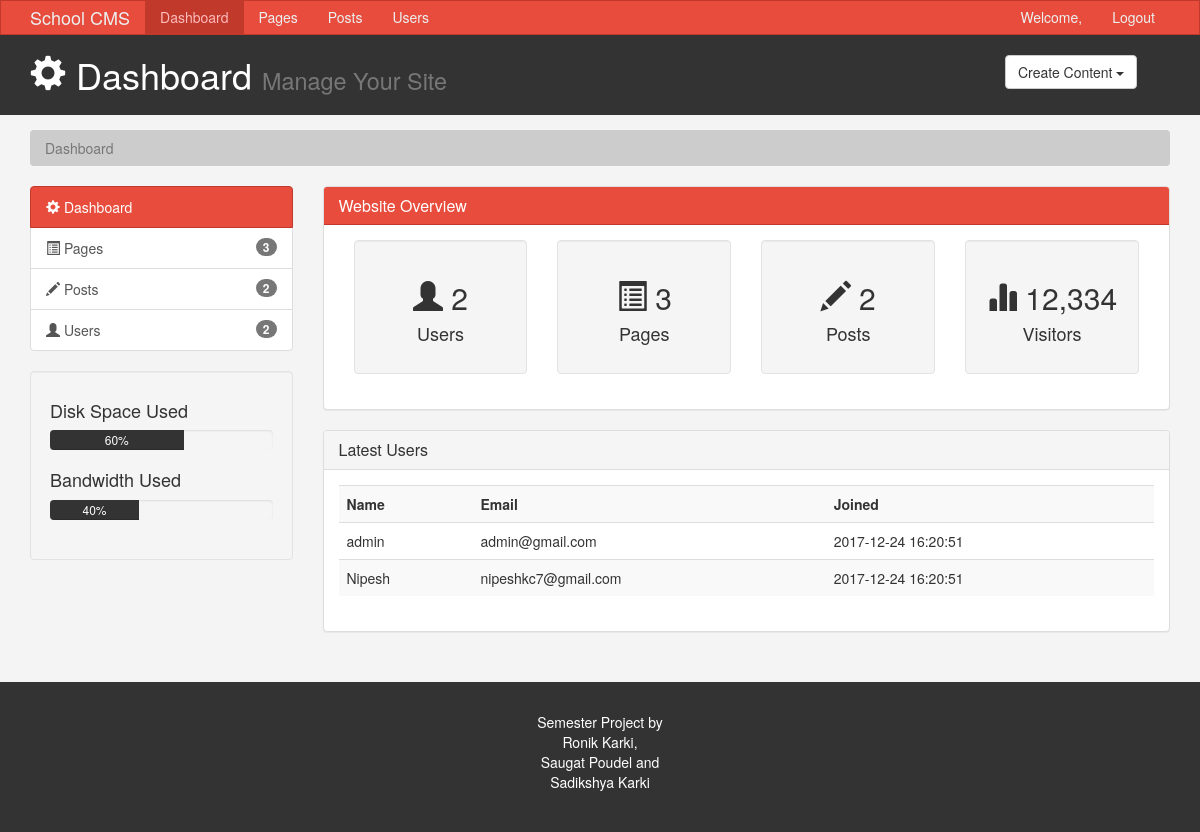
The page / on the database its author committed.
### tables this page shows
CREATE TABLE `users` (
  `User_id` int(20) NOT NULL,
  `Name` varchar(11) NOT NULL,
  `Email` varchar(40) NOT NULL,
  `Password` varchar(40) NOT NULL,
  `joined` timestamp NOT NULL DEFAULT CURRENT_TIMESTAMP
);

### index.php (the view, shortened to what this page needs)
<?php session_start() ;
        $servername = "localhost";
        $username = "root";
        $password = "";
        $dbname="school_cms";
        $conn = new mysqli($servername, $username, $password, $dbname);
        $sql_get_password="SELECT * FROM users";
        $result=  $conn->query($sql_get_password);
        $user_count=$result->num_rows;
?>
<!DOCTYPE html>
<html lang="en">
  <head>
    <link href="css/bootstrap.min.css" rel="stylesheet">
    <link href="css/style.css" rel="stylesheet">
  </head>
  <body>
    <nav class="navbar navbar-default">
      <div class="container">
        <div class="navbar-header">
          <a class="navbar-brand" href="#">School CMS</a>
        </div>
        <div id="navbar" class="collapse navbar-collapse">
          <ul class="nav navbar-nav">
            <li class="active"><a href="index.php">Dashboard</a></li>
            <li><a href="pages.php">Pages</a></li>
            <li><a href="posts.php">Posts</a></li>
            <li><a href="users.php">Users</a></li>
          </ul>
          <ul class="nav navbar-nav navbar-right">
            <li><a href="#">Welcome, <?php echo $_SESSION["Name"]; ?></a></li>
            <li><a href="login.php">Logout</a></li>
          </ul>
        </div>
      </div>
    </nav>
    <header id="header">
      <div class="container">
        <div class="row">
          <div class="col-md-10">
            <h1><span class="glyphicon glyphicon-cog" aria-hidden="true"></span> Dashboard <small>Manage Your Site</small></h1>
          </div>
          <div class="col-md-2">
            <div class="dropdown create">
              <button class="btn btn-default dropdown-toggle" type="button" id="dropdownMenu1" data-toggle="dropdown" aria-haspopup="true" aria-expanded="true">
                Create Content
                <span class="caret"></span>
              </button>
            </div>
          </div>
        </div>
      </div>
    </header>
    <section id="breadcrumb">
      <div class="container">
        <ol class="breadcrumb">
          <li class="active">Dashboard</li>
        </ol>
      </div>
    </section>
    <section id="main">
      <div class="container">
        <div class="row">
          <div class="col-md-3">
            <div class="list-group">
              <a href="index.php" class="list-group-item active main-color-bg">
                <span class="glyphicon glyphicon-cog" aria-hidden="true"></span> Dashboard
              </a>
              <a href="pages.php" class="list-group-item"><span class="glyphicon glyphicon-list-alt" aria-hidden="true"></span> Pages <span class="badge"><?php echo $_SESSION["number_pages"]; ?></span></a>
              <a href="posts.php" class="list-group-item"><span class="glyphicon glyphicon-pencil" aria-hidden="true"></span> Posts <span class="badge"><?php echo $_SESSION["number_posts"];?></span></a>
              <a href="users.php" class="list-group-item"><span class="glyphicon glyphicon-user" aria-hidden="true"></span> Users <span class="badge"><?php echo $_SESSION["number_users"]; ?></span></a>
            </div>
            <div class="well">
              <h4>Disk Space Used</h4>
              <div class="progress">
                  <div class="progress-bar" role="progressbar" aria-valuenow="60" aria-valuemin="0" aria-valuemax="100" style="width: 60%;">
                      60%
              </div>
            </div>
            <h4>Bandwidth Used </h4>
            <div class="progress">
                <div class="progress-bar" role="progressbar" aria-valuenow="40" aria-valuemin="0" aria-valuemax="100" style="width: 40%;">
                    40%
            </div>
          </div>
            </div>
          </div>
          <div class="col-md-9">
            <div class="panel panel-default">
              <div class="panel-heading main-color-bg">
                <h3 class="panel-title">Website Overview</h3>
              </div>
              <div class="panel-body">
                <div class="col-md-3">
                  <div class="well dash-box">
                    <h2><span class="glyphicon glyphicon-user" aria-hidden="true"></span> <?php echo $user_count; ?></h2>
                    <h4>Users</h4>
                  </div>
                </div>
                <div class="col-md-3">
                  <div class="well dash-box">
                    <h2><span class="glyphicon glyphicon-list-alt" aria-hidden="true"></span> <?php echo $_SESSION["number_pages"]; ?></h2>
                    <h4>Pages</h4>
                  </div>
                </div>
                <div class="col-md-3">
                  <div class="well dash-box">
                    <h2><span class="glyphicon glyphicon-pencil" aria-hidden="true"></span> <?php echo $_SESSION["number_posts"]; ?></h2>
                    <h4>Posts</h4>
                  </div>
                </div>
                <div class="col-md-3">
                  <div class="well dash-box">
                    <h2><span class="glyphicon glyphicon-stats" aria-hidden="true"></span> 12,334</h2>
                    <h4>Visitors</h4>
                  </div>
                </div>
              </div>
              </div>
              <div class="panel panel-default">
                <div class="panel-heading">
                  <h3 class="panel-title">Latest Users</h3>
                </div>
                <div class="panel-body">
                  <table class="table table-striped table-hover">
                      <tr>
                        <th>Name</th>
                        <th>Email</th>
                        <th>Joined</th>
                      </tr>
                      <?php
                         if ($result->num_rows > 0) {
                              while($row = $result->fetch_assoc()) {
                              echo"<tr>
                              <td>".$row["Name"]."</td>
                              <td>".$row["Email"]."</td>
                              <td>".$row["joined"]."</td>
                              </tr>
                              ";
                              }
                            }
                      ?>
                        </table>
                </div>
              </div>
          </div>
        </div>
      </div>
    </section>
    <footer id="footer">
      <p>Semester Project by <br>Ronik Karki, <br>Saugat Poudel and <br>Sadikshya Karki</p>
    </footer>
  </body>
</html>

### css/style.css (style rules this page uses)
body { background:#f4f4f4; }
.navbar { min-height: 33px !important; margin-bottom:0; border-radius:0; }
.navbar-nav > li > a, .navbar-brand { padding-top:6px !important; padding-bottom:0 !important; height: 33px; }
.navbar-default { background-color: #e74c3c; border-color: #c0392b; }
.navbar-default .navbar-brand { color: #ecf0f1; }
.navbar-default .navbar-nav > li > a { color: #ecf0f1; }
.navbar-default .navbar-nav > .active > a, .navbar-default .navbar-nav > .active > a:hover, .navbar-default .navbar-nav > .active > a:focus { color: #ffbbbc; background-color: #c0392b; }
.navbar-default .navbar-collapse, .navbar-default .navbar-form { border-color: #ecf0f1; }
.main-color-bg { background-color: #e74c3c !important; border-color: #c0392b !important; color:#ffffff !important; }
#header { background:#333333; color:#ffffff; padding-bottom: 10px; margin-bottom: 15px; }
#header .create { padding-top: 20px; }
.breadcrumb { background:#cccccc; color:#333333; }
.progress-bar { background:#333333; color:#ffffff; }
.dash-box { text-align:center; }
#footer { background:#333333; color:#ffffff; text-align:center; padding:30px; margin-top:30px; }

### rows shown on the page
users: Name "admin", Email "admin@gmail.com", joined "2017-12-24 16:20:51"
users: Name "Nipesh", Email "nipeshkc7@gmail.com", joined "2017-12-24 16:20:51"

### other values the page prints
$_SESSION["number_pages"] "3"
$_SESSION["number_posts"] "2"
$_SESSION["number_users"] "2"
$user_count "2"
